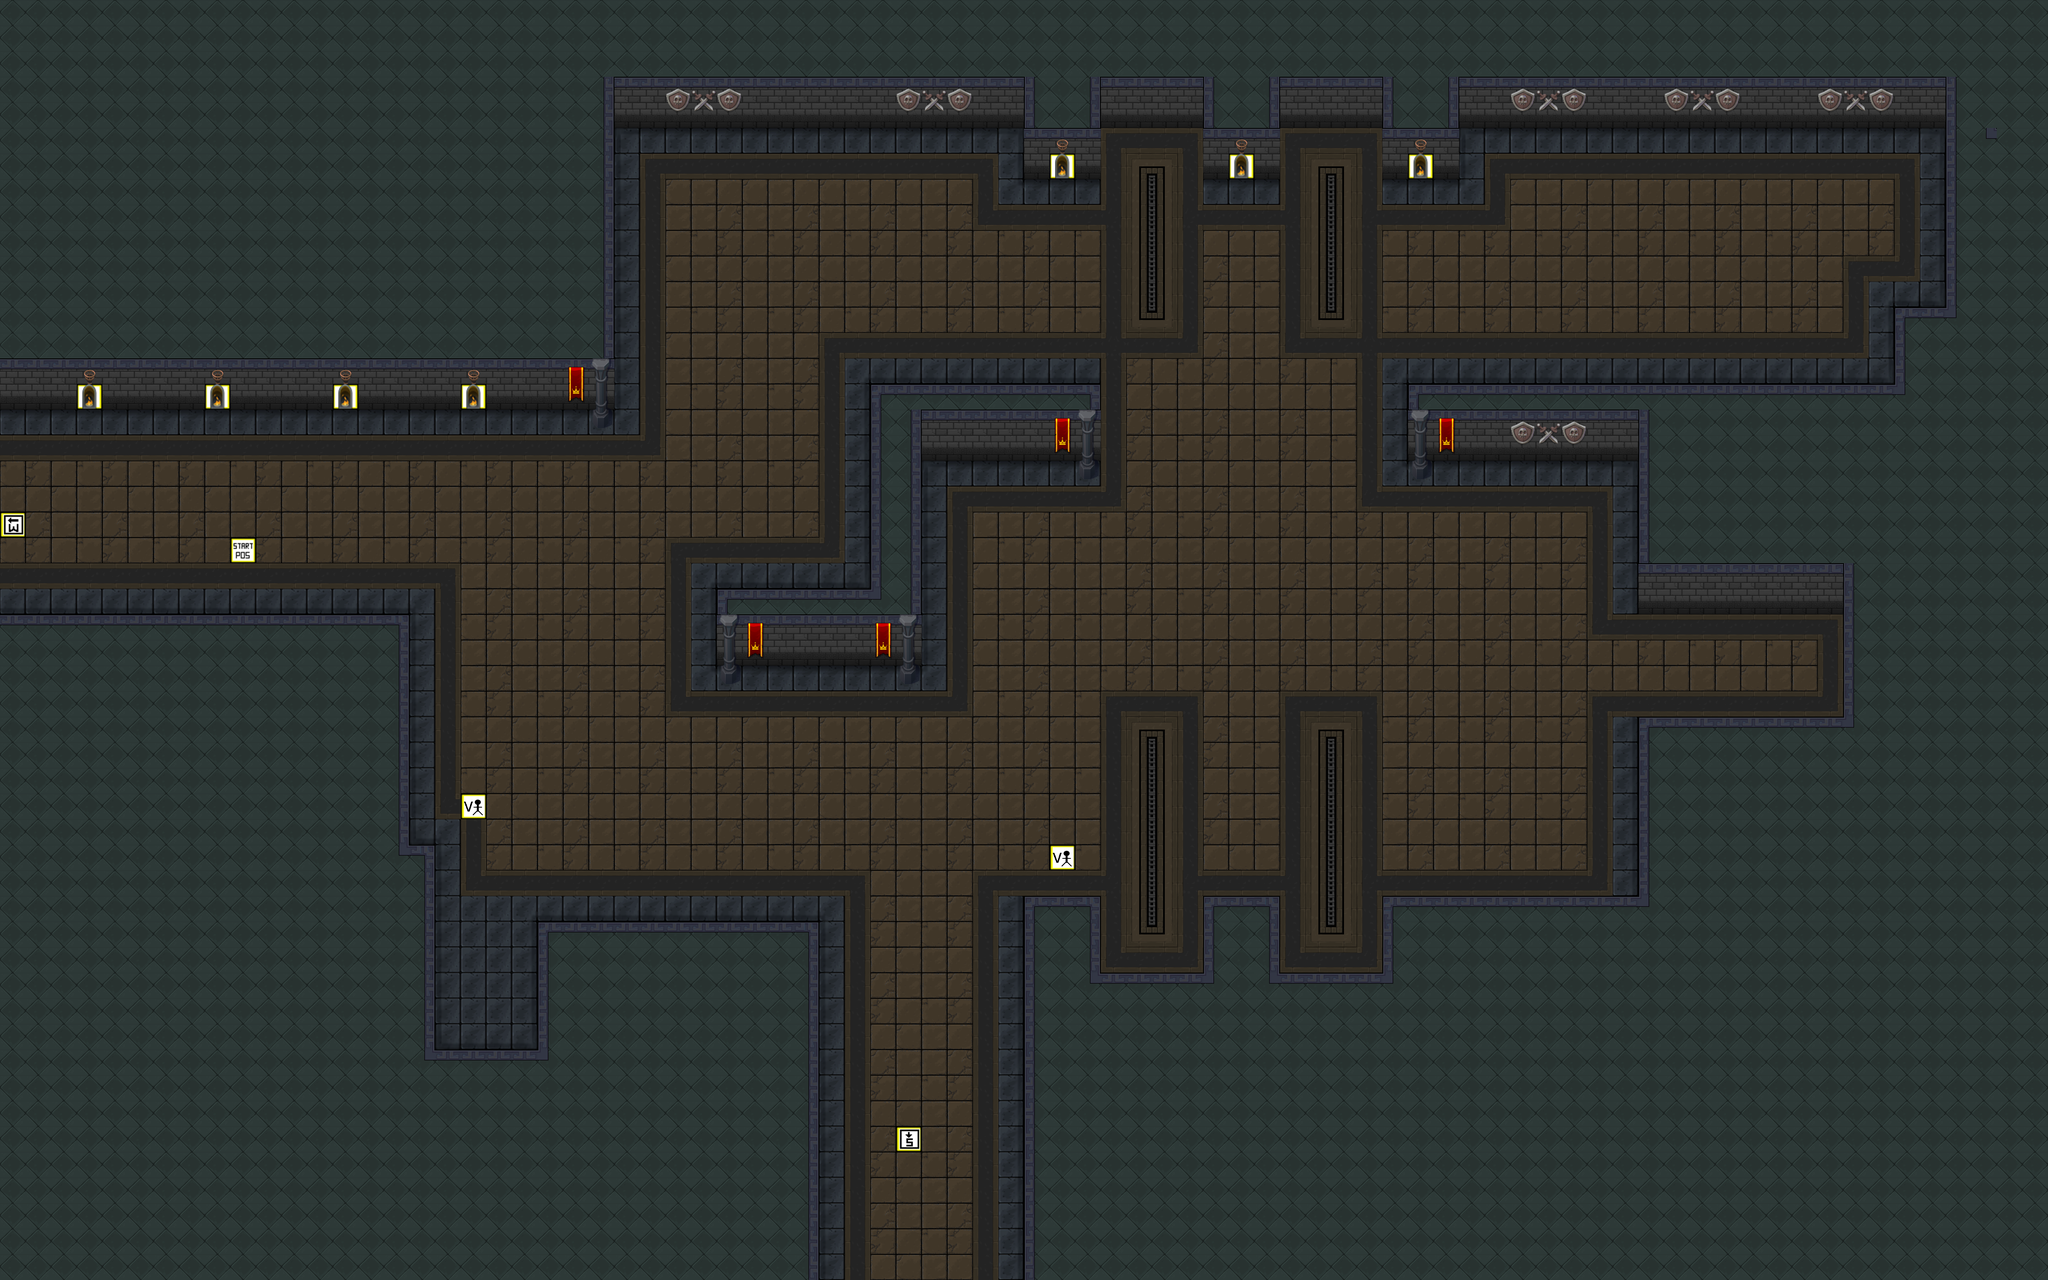

Tiled map render using the project's own tile images. Description and the map definition, with tile-layer contents summarised, below:
An orthogonal 80x50 tile map with 64x64 px tiles, 3 tile layers (game tiles, extra game tiles, marker tiles), 2 tilesets and 25 objects (23x Collision, 2x Spike Ball).

<map version="1.2" tiledversion="1.3.5" orientation="orthogonal" renderorder="left-up" compressionlevel="0" width="80" height="50" tilewidth="64" tileheight="64" infinite="0" nextlayerid="64" nextobjectid="885">
 <tileset firstgid="1" name="marker_tiles" tilewidth="64" tileheight="64" tilecount="100" columns="10">
  <image source="marker_tiles.png" width="640" height="640" />
 </tileset>
 <tileset firstgid="101" name="tileset2" tilewidth="64" tileheight="64" tilecount="616" columns="22">
  <image source="tileset2.png" width="1408" height="1792" />
 </tileset>
 <layer id="59" name="game tiles" width="80" height="50">
  <data>[4000 cells, 4000 non-empty, 47 distinct tile ids]</data>
 </layer>
 <layer id="60" name="extra game tiles" width="80" height="50">
  <data>[4000 cells, 75 non-empty, 11 distinct tile ids]</data>
 </layer>
 <layer id="61" name="marker tiles" width="80" height="50">
  <data>[4000 cells, 12 non-empty, 5 distinct tile ids]</data>
 </layer>
 <objectgroup color="#ffaa00" id="42" name="collision">
  <object id="833" name="Wall" type="Collision" x="0" y="1536" width="1024" height="576" />
  <object id="834" name="Wall" type="Collision" x="1536" y="2304" width="512" height="896" />
  <object id="835" name="Wall" type="Collision" x="4096" y="1792" width="1024" height="1408" />
  <object id="836" name="Wall" type="Collision" x="3456" y="2240" width="640" height="960" />
  <object id="839" name="Wall" type="Collision" x="0" y="0" width="5120" height="256" />
  <object id="840" name="Wall" type="Collision" x="0" y="256" width="1536" height="704" />
  <object id="850" name="Wall" type="Collision" x="1088" y="2624" width="448" height="576" />
  <object id="852" name="Wall" type="Collision" x="4096" y="960" width="512" height="512" />
  <object id="853" name="Wall" type="Collision" x="4608" y="960" width="512" height="832" />
  <object id="855" name="Wall" type="Collision" x="2560" y="2240" width="192" height="960" />
  <object id="856" name="Wall" type="Collision" x="3008" y="2240" width="192" height="192" />
  <object id="857" name="Wall" type="Collision" x="2752" y="2432" width="704" height="768" />
  <object id="858" name="Wall" type="Collision" x="2560" y="256" width="192" height="128" />
  <object id="859" name="Wall" type="Collision" x="3008" y="256" width="192" height="128" />
  <object id="860" name="Wall" type="Collision" x="3456" y="256" width="192" height="128" />
  <object id="866" name="Spike Ball" gid="16" x="3264" y="512" width="64" height="64">
   <properties>
    <property name="count" type="int" value="1" />
    <property name="xdirection" value="still" />
    <property name="xdistance" type="int" value="0" />
    <property name="xspeed" type="float" value="0" />
    <property name="ydirection" value="down" />
    <property name="ydistance" type="int" value="29" />
    <property name="yspeed" type="float" value="4" />
   </properties>
  </object>
  <object id="868" name="Spike Ball" gid="16" x="2816" y="2368" width="64" height="64">
   <properties>
    <property name="count" type="int" value="1" />
    <property name="xdirection" value="still" />
    <property name="xdistance" type="int" value="0" />
    <property name="xspeed" type="float" value="0" />
    <property name="ydirection" value="up" />
    <property name="ydistance" type="int" value="29" />
    <property name="yspeed" type="float" value="4" />
   </properties>
  </object>
  <object id="873" name="Wall" type="Collision" x="1792" y="1472" width="512" height="128" />
  <object id="874" name="Wall" type="Collision" x="2304" y="960" width="448" height="128" />
  <object id="875" name="Wall" type="Collision" x="2176" y="960" width="128" height="512" />
  <object id="878" name="Wall" type="Collision" x="4864" y="256" width="256" height="512" />
  <object id="879" name="Wall" type="Collision" x="3520" y="960" width="576" height="128" />
  <object id="880" name="Wall" type="Collision" x="4736" y="768" width="384" height="192" />
  <object id="882" name="Wall" type="Collision" x="1344" y="2304" width="192" height="320" />
  <object id="884" name="Wall" type="Collision" x="0" y="2112" width="1088" height="1088" />
 </objectgroup>
</map>